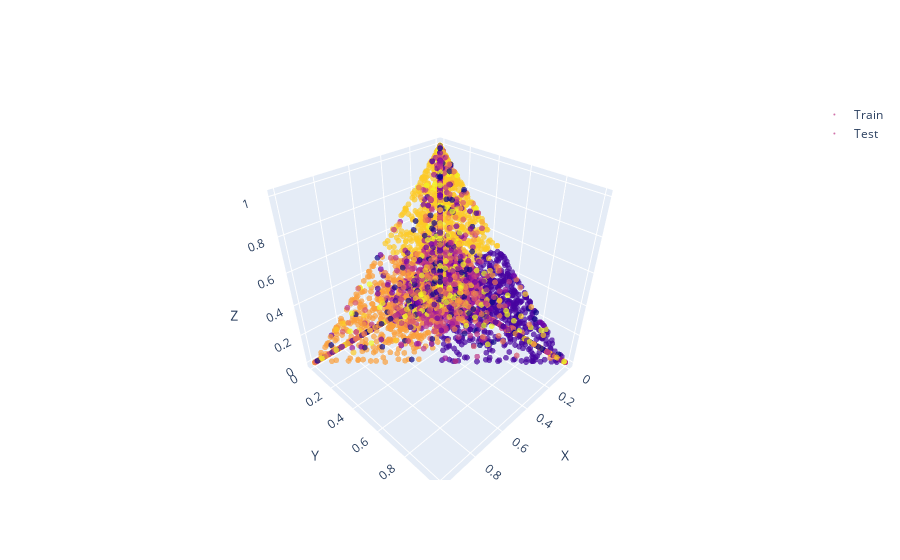
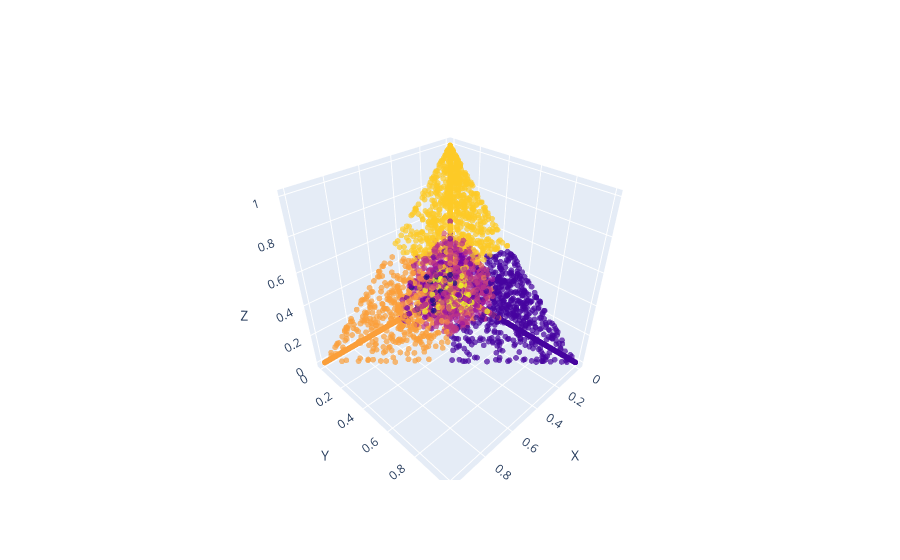

The cell these charts' notebook holds for them, in order:
### Code cell
# Visualiser les clusters d'entraînement et les prédictions sur les données de test en 3D
# Créer les coordonnées x, y et z pour chaque point de données
x_train = train_topic_assignments[:, 0]
y_train = train_topic_assignments[:, 1]
z_train = train_topic_assignments[:, 2]

x_test = test_topic_assignments[:, 0]
y_test = test_topic_assignments[:, 1]
z_test = test_topic_assignments[:, 2]

# Afficher les clusters trouvés lors de l'entraînement en 3D
cluster_labels = KMeans(n_clusters=10, random_state=0).fit_predict(train_topic_assignments)

fig = go.Figure(data=[
    go.Scatter3d(x=x_train, y=y_train, z=z_train, mode='markers', marker=dict(size=2, opacity=0.7, color=cluster_labels),name='Train'),
    go.Scatter3d(x=x_test, y=y_test, z=z_test, mode='markers', marker=dict(size=2, opacity=0.7, color=cluster_labels),name='Test')
])
fig.update_layout(scene=dict(xaxis_title='X', yaxis_title='Y', zaxis_title='Z'))
# fig.(*cluster_labels.item(), title='Clusters')
fig.show()

### Figure 1 — Plotly figure (JSON) as saved in the notebook; plotly's stock layout.template omitted (floating-point values rounded to 4 significant figures; data arrays with more than 128 entries replaced by an {"elided": "..."} marker saying what was removed)
{"data": [{"marker": {"color": {"elided": "15076 int values"}, "opacity": 0.7, "size": 2}, "mode": "markers", "name": "Train", "type": "scatter3d", "x": {"elided": "15076 float values"}, "y": {"elided": "15076 float values"}, "z": {"elided": "15076 float values"}}, {"marker": {"color": {"elided": "15076 int values"}, "opacity": 0.7, "size": 2}, "mode": "markers", "name": "Test", "type": "scatter3d", "x": {"elided": "3770 float values"}, "y": {"elided": "3770 float values"}, "z": {"elided": "3770 float values"}}], "layout": {"scene": {"xaxis": {"title": {"text": "X"}}, "yaxis": {"title": {"text": "Y"}}, "zaxis": {"title": {"text": "Z"}}}}}

### Figure 2 — Plotly figure (JSON) as saved in the notebook; plotly's stock layout.template omitted (floating-point values rounded to 4 significant figures; data arrays with more than 128 entries replaced by an {"elided": "..."} marker saying what was removed)
{"data": [{"marker": {"color": {"elided": "15076 int values"}, "opacity": 0.7, "size": 2}, "mode": "markers", "name": "Train", "type": "scatter3d", "x": {"elided": "15076 float values"}, "y": {"elided": "15076 float values"}, "z": {"elided": "15076 float values"}}], "layout": {"scene": {"xaxis": {"title": {"text": "X"}}, "yaxis": {"title": {"text": "Y"}}, "zaxis": {"title": {"text": "Z"}}}}}
